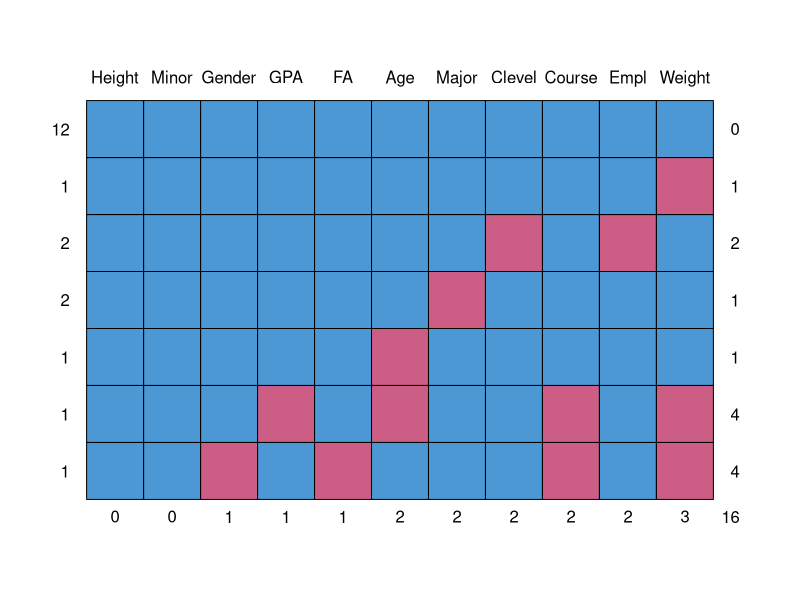
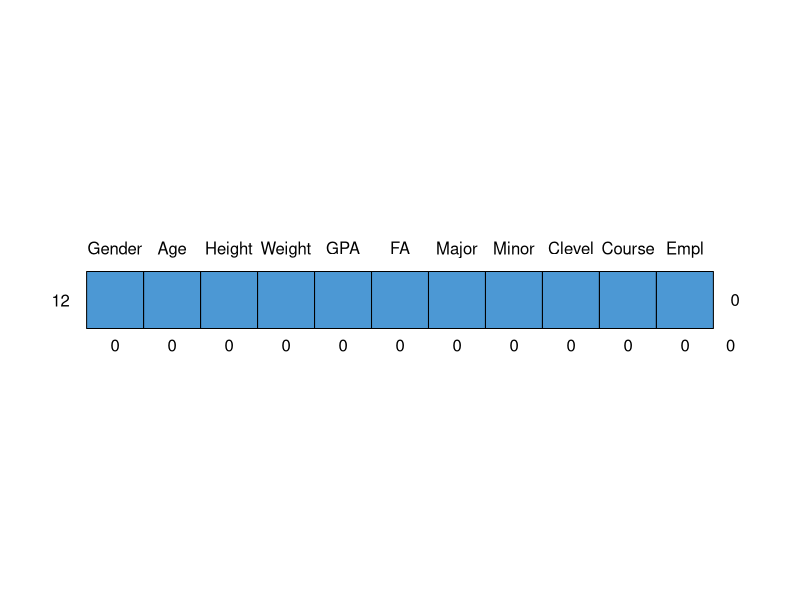
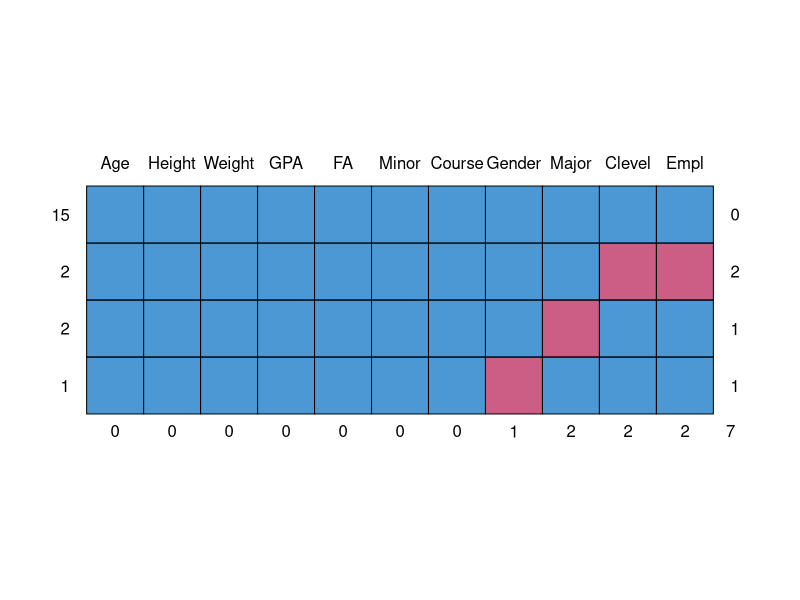
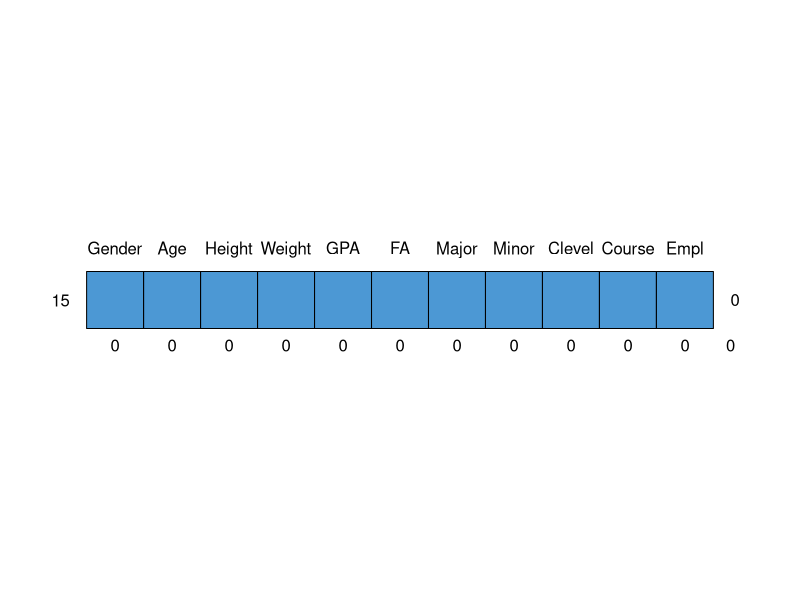
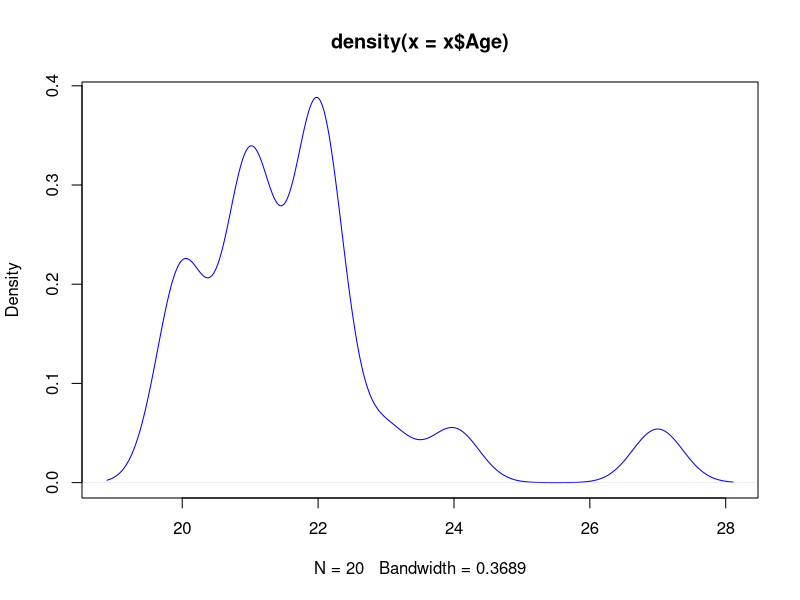
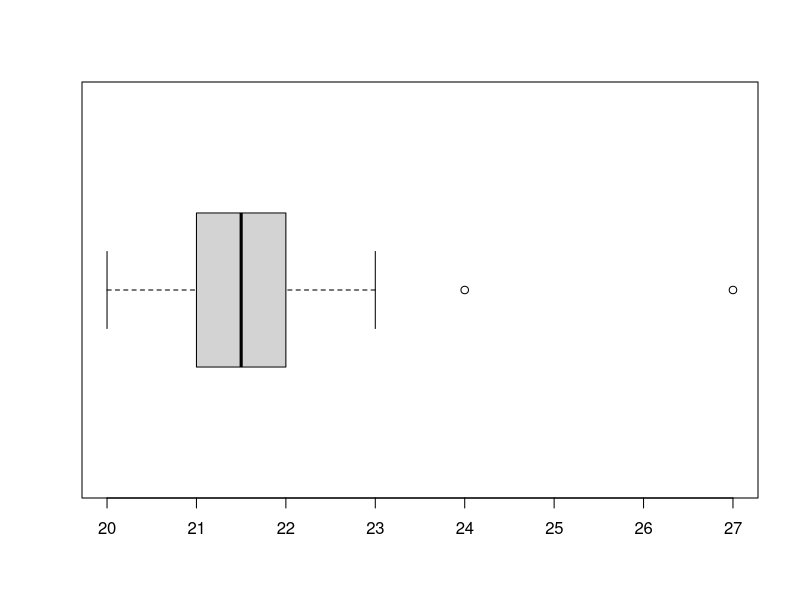
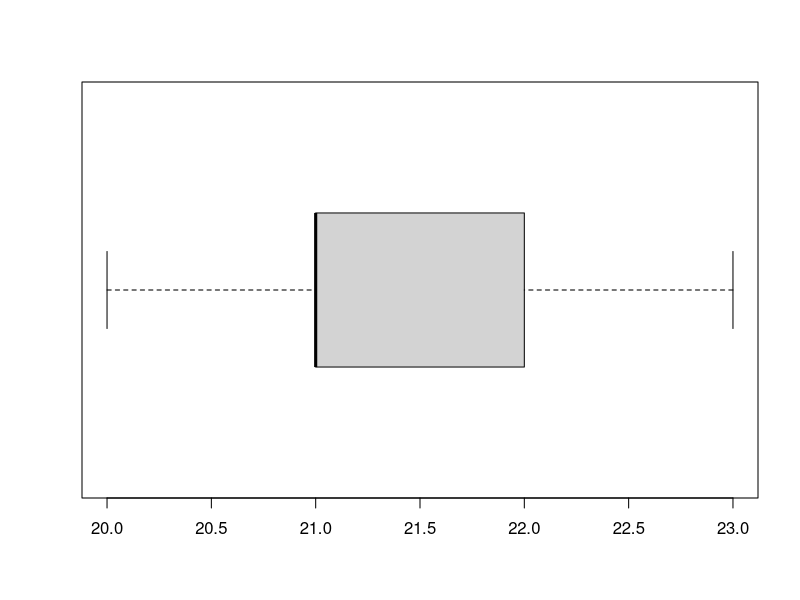
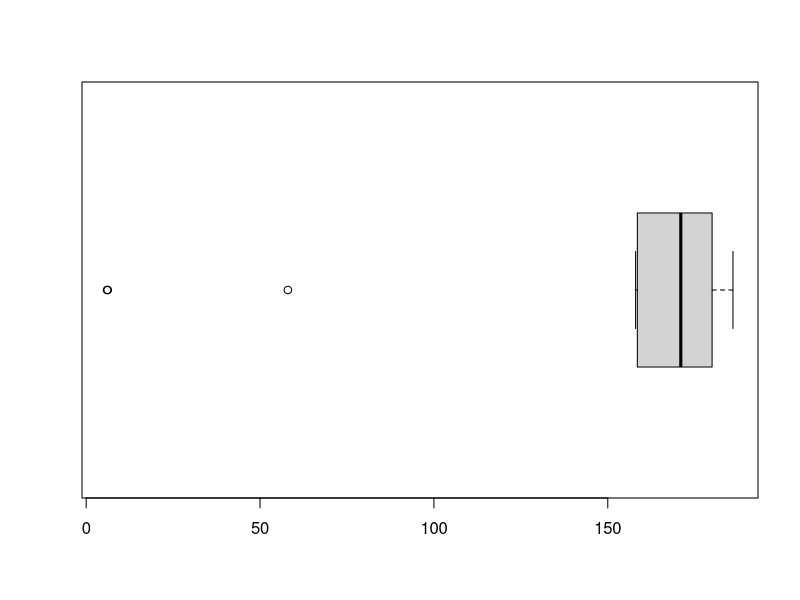

Write the R code that produced these figures, in order.
#DataPreprocessing

x=read.csv("datapreprocessing.csv")

View(x)
dim(x)

##name of attributes
names(x)

##+++++++++++++++++
#Inconsistent values

#Gender

class(x$Gender)
table(x$Gender)

#child is an inconsistent value for Gender
x$Gender=gsub("Child", NA, x$Gender)
table(x$Gender)
x$Gender
table(is.na(x$Gender))

#Height  ##nature numerical 
summary(x$Height)
class(x$Height)
x$Height

x$Height=gsub("164 cm ", 164, x$Height)
x$Height=gsub("186cm", 186, x$Height)
x$Height
class(x$Height)
x$Height=as.numeric(x$Height)
summary(x$Height)
class(x$Height)

#Weight
summary(x$Weight)
x$Weight
table(x$Weight)
x$Weight=gsub("Male", NA, x$Weight)
x$Weight
class(x$Weight)

x$Weight=as.numeric(x$Weight)
summary(x$Weight)

##
x=read.csv("datapreprocessing.csv")
View(x)
x_height=x$Height
class(x_height)


x_height
x_height=replace(x_height, x_height %in% c("186cm", "164 cm "), c(186, 164))
x_height
x_height=as.numeric(x_height)
summary(x_height)

##+++++++++++++++++
#Chapter 2: Data pre processing
#Duplicated rows 
x=read.csv("datapreprocessing.csv")
View(x)
##package tidyverse
library(tidyverse)
dp_value=duplicated(x)
dp_value
table(dp_value)


##Lets introduce some duplicated objects (rows)
dp_rows=x[c(1,2), ]
View(dp_rows)

y=rbind(x, dp_rows)
View(y)

dp_object=duplicated(y)
table(dp_object)

y[duplicated(y), ]   #this gives the duplicated rows with all details

###how to remove duplicated Rows/Objects
y_u=unique(y)
y_dup=duplicated(y_u)
table(y_dup)


##+++++++++++++++++
#+Chapter 2: Data pre processing+#
#Missing Values#

#install.packages("mice")
library(mice)

x=read.csv("navalues.csv")
View(x)   ##missing values present

##spotting the missing values
is.na(x)
colSums(is.na(x))   #it gives the # of NAs in each col.
sum(is.na(x$Gender))  #for indiv col.
sum(is.na(x))   #for the entire dataset

md.pattern(x)

#+How to deal with missing values+
y=x
View(y)

#1: omit the rows with missing values>>> the easiest way to deal NAs
y_new=na.omit(y)

View(y_new)
colSums(is.na(y_new))
md.pattern(y_new)
dim(y_new)
dim(y)
8/20   ##if you remove about 5% of your objects---you are still fine

###calculations in the presence of NAs
sum(is.na(x$GPA))
mean(x$GPA)
mean(x$GPA, na.rm=T)
median(x$GPA, na.rm = T)
var(x$GPA, na.rm = T)


#+++Very very very very important discussion here+++

#+systematic missing values vs Random missing values+# 
View(x)

#+test for random OR systematic Missing Values 
##Weight 
sum(is.na(x$Weight))

dum_na=is.na(x$Weight)  #binary variable recall from ITC 255
dum_na 
table(dum_na)

#Check whether missing values on Weight is related to Gender+
#Variable Gender: 
#test whether dum_na and Gender are associated
#Gender is QL  and dum_na is QL(binary)
#which test of association we use here>>>Chi-square test 
chisq.test(x$Gender, dum_na)  #No association, i.e. random missing values


#Check whether missing values on Weight is related to Height+
#Binary and QNT>t-test

t.test(x$Height~dum_na)   ##Hence no association, i.e. random missing values
###if the missing values are at random then we can impute them>>estimate them
##mice package
names(x)

help("mice")

#If missing values are random, you can estimate most of the missing the values
#using
x.fill=mice(x)
x.cmpl=complete(x.fill)
colSums(is.na(x.cmpl))
View(x.cmpl)
md.pattern(x.cmpl)
x.nona=na.omit(x.cmpl)
md.pattern(x.nona)
#write.csv(x.nona, file = "no_na_values.csv")



##+++++++++++++++++
#+Chapter 2: Data pre processing
#+outliers

x=read.csv("no_na_values.csv")
View(x)
names(x)
str(x)
###suppose we wanna work with the variable Age
summary(x$Age)
plot(density(x$Age), col="blue") #may be out-liers on the righthandside
##check for the outliers
boxplot(x$Age, horizontal = T)
boxplot.stats(x$Age)

###We remove the outliers only from Age
age_new=x$Age[x$Age<24]
boxplot(age_new, horizontal = T)

##you want to have a new dataset 
x_new=x[x$Age<24, ]
View(x_new)


###height
boxplot(x$Height, horizontal = T)
boxplot.stats(x$Height)

x_new_height=x[x$Height>58, ]
boxplot(x_new_height$Height, horizontal = T)



##+++++++++++++++++
#Chapter 2: Data pre processing
#Variable transformations

names(x)
##Height in cm>>>generate a new var height in foot/feet
#1 cm=0.0328084 feet

height_in_feet=x$Height*0.0328084
height_in_feet
x=cbind(x, height_in_feet)
View(x)

##Decoding of the non-numerical var
##Gender
factor(x$Gender)
levels(x$Gender)
##0: Female, 1: Male
Gender_new=c()    ##empty vector 

for (i in 1:length(x$Gender)){
  if (x$Gender[i]=="Female"){
    Gender_new[i]=0
  } else {
    Gender_new[i]=1
  }
}

x=cbind(x, Gender_new)
View(x)